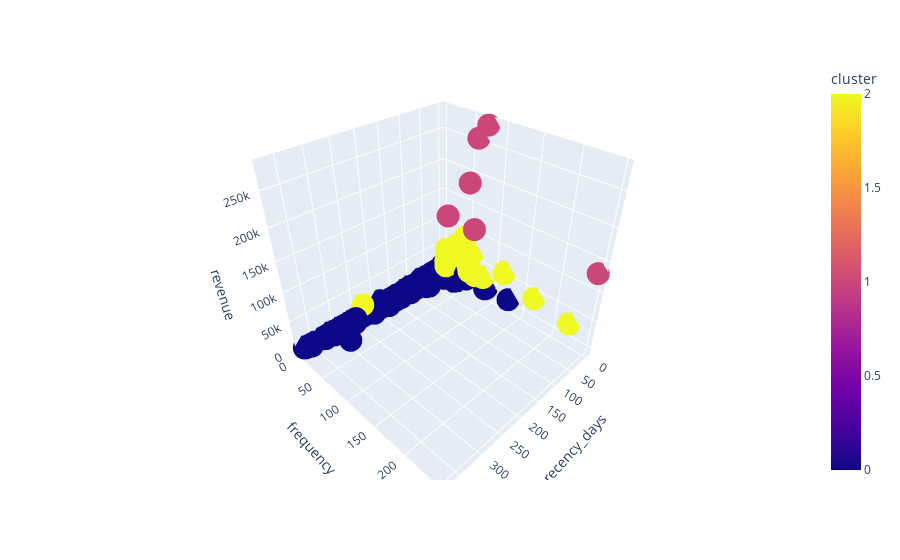

Notebook code cell kept with this figure:
### Markdown cell above
### Visualization Inspection

### Code cell
# 3 clusters and without avg ticket
fig = px.scatter_3d(df3, x='recency_days', y='frequency', z='revenue', color='cluster')
fig.show()

### Figure 1 — Plotly figure (JSON) as saved in the notebook; plotly's stock layout.template omitted (floating-point values rounded to 4 significant figures; data arrays with more than 128 entries replaced by an {"elided": "..."} marker saying what was removed)
{"data": [{"hovertemplate": "recency_days=%{x}<br>frequency=%{y}<br>revenue=%{z}<br>cluster=%{marker.color}<extra></extra>", "legendgroup": "", "marker": {"color": {"elided": "4372 int values"}, "coloraxis": "coloraxis", "symbol": "circle"}, "mode": "markers", "name": "", "scene": "scene", "showlegend": false, "type": "scatter3d", "x": {"elided": "4372 int values"}, "y": {"elided": "4372 int values"}, "z": {"elided": "4372 float values"}}], "layout": {"coloraxis": {"colorbar": {"title": {"text": "cluster"}}, "colorscale": [[0, "#0d0887"], [0.1111, "#46039f"], [0.2222, "#7201a8"], [0.3333, "#9c179e"], [0.4444, "#bd3786"], [0.5556, "#d8576b"], [0.6667, "#ed7953"], [0.7778, "#fb9f3a"], [0.8889, "#fdca26"], [1, "#f0f921"]]}, "legend": {"tracegroupgap": 0}, "margin": {"t": 60}, "scene": {"domain": {"x": [0, 1], "y": [0, 1]}, "xaxis": {"title": {"text": "recency_days"}}, "yaxis": {"title": {"text": "frequency"}}, "zaxis": {"title": {"text": "revenue"}}}}}
